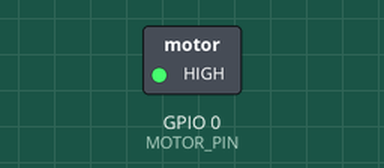
Recording of a sketch running on a simulated ESP32. Parts: switched loads named in the sketch (green lamp = pin HIGH). Dashed ring = blinking.

Above: at 0.5 s.
Timing chart, 0 to 4.6 s (numbered marks = the images above):
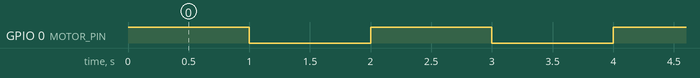

The sketch:

sketch_sep26a.ino
```cpp
#define MOTOR_PIN 0

void setup() {
  pinMode(MOTOR_PIN, OUTPUT);
}

void loop() {
  digitalWrite(MOTOR_PIN, HIGH);
  delay(1000);

  digitalWrite(MOTOR_PIN, LOW);
  delay(1000);
}
```

Measured:
- by itself, GPIO 0 (MOTOR_PIN): alternates HIGH for 1.0 s and LOW for 1.0 s
